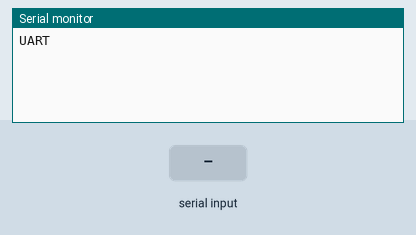
This sketch was run on a simulated Arduino Uno, built with avr-gcc and run on an emulated ATmega328P. On the bench: the last lines printed to the serial monitor. The inputs (shaded band) are chosen by the test bench.

Above: at 1.2 s.
1.3 s: "1" received over Serial
At 1.9 s:
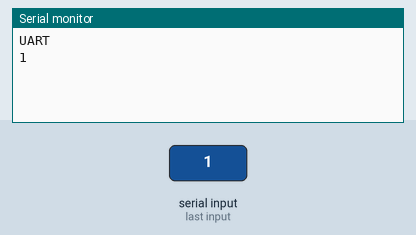
2.8 s: "0" received over Serial
At 4.0 s:
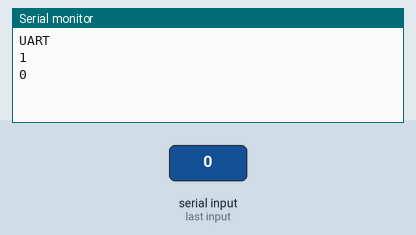
4.3 s: "2" received over Serial
At 5.4 s:
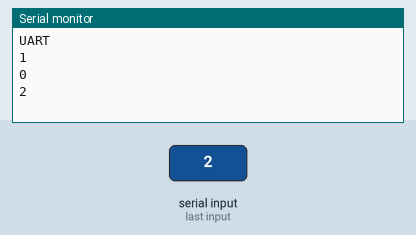

Measured:
- after the input at 1.3 s, the serial monitor: prints a new line at once (image 1)
- after the input at 2.8 s, the serial monitor: prints a new line at once (image 2)
- after the input at 4.3 s, the serial monitor: prints a new line at once (image 3)

The sketch:

comport.ino
```cpp
char message = 'A';

void setup(){
  Serial.begin(9600);
  Serial.println("UART");
}

void loop(){
  // Serial.println(message);
  // message++;

  // if(message > 'z'){
  //   message = 'A';
  // }
  // delay(1000);

  if (Serial.available()){
    char input = Serial.read();

    Serial.println(input);
  }
}
```
